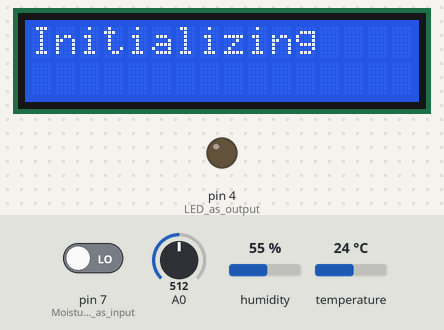
Simulated run of this sketch. Board: Arduino Uno, built with avr-gcc and run on an emulated ATmega328P. On the bench: 16×2 character LCD, output pins drawn as LEDs (lit = HIGH). The inputs (shaded band) are chosen by the test bench; at power-on: pin 7 (Moisture_sensor_as_input) LOW, A0 = 512, humidity 55 %, temperature 24 °C. Storage starts empty; the modem accepts every AT command (registered, SIM ready, sends succeed) and sends nothing else; what the sketch prints to the serial monitor is not drawn.

Above: at 0.1 s.
At 29.3 s:
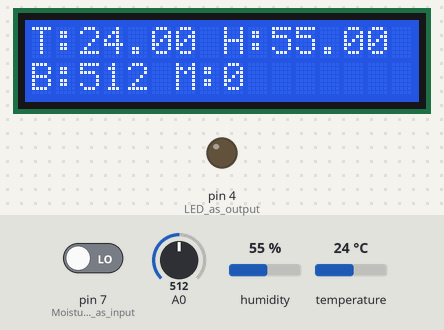

The sketch:

Environmental_Monitor.ino
```cpp
#include "DHT.h"
#include <Wire.h>
#include <LiquidCrystal_I2C.h>
#include <SPI.h>
#include <SD.h>
#include <SoftwareSerial.h>

#define DEBUG true

LiquidCrystal_I2C lcd(0x27, 16, 2);
DHT dht(9, DHT11);

const int chipSelect = 10;
String apiKey = "4DJN7QW9K2ZZR0YS";

SoftwareSerial ESP01(2, 3); // RX, TX

void setup() {
  pinMode(7, INPUT);    //Moisture sensor as input
  pinMode(4, OUTPUT);   //LED as output
  lcd.init();
  lcd.backlight();
  Serial.begin(9600);

  while (!Serial); // wait for Serial Monitor to open

  //Setting up SD Card
  Serial.print(F("Initializing SD card..."));
  lcd.setCursor(0, 0);
  lcd.print(F("Initializing"));

  ESP01.begin(9600);
  //Setup wifi module
  Serial.println();
  sendData(F("AT+RST\r\n"),2000,DEBUG);
  sendData(F("AT+CWMODE=1\r\n"),2000,DEBUG);
  sendData(F("AT+CWJAP=\"iPhone\",\"konopowa\"\r\n"),20000,DEBUG);
  sendData(F("AT+CIPMUX=0\r\n"),4000,DEBUG);

  if (!SD.begin(chipSelect)) {
    Serial.println(F("Card failed, or not present"));
    lcd.setCursor(0, 0);
    lcd.print(F("Card failed, or"));
    lcd.setCursor(0, 1);
    lcd.print(F("not present"));
    return;
  }
  Serial.println(F("card initialized."));
  dht.begin();
}

void loop() { //Start of Loop
  delay(1000);        // 5 seconds between samples
  lcd.setCursor(0, 0); //reset LCD

  File dataFile = SD.open("datalog.txt", FILE_WRITE); // use 8.3 file name

  //Initialize everything

  //Read Temperature & Humidity using DHT
  float h = dht.readHumidity();
  float t = dht.readTemperature();
  String humidityString = String(h);
  String temperatureString = String(t);
  String moistureString = "0";


  //Read from LDR
  int value = analogRead(A0);
  String brightnessString = String(value);

  Serial.println("Temp: " + temperatureString);
  Serial.println("Humi: " + humidityString);
  Serial.println("Brightness:" + brightnessString);

  lcd.print(F("T:")); //Temperature
  lcd.print(t);
  lcd.print(F(" H:"));//Humidity
  lcd.print(h);
  lcd.print(F("             "));
  lcd.setCursor (0, 1); //Go to the next line

  //LDR
  if (value < 40)
    digitalWrite(4, HIGH);
  else
    digitalWrite(4, LOW);
  lcd.print(F("B:"));//Brightness
  lcd.print(value);

  //Moisture Sensor
  if (digitalRead(7) == HIGH)
    moistureString = "1";
  else
    moistureString = "0";

  Serial.println("Moisture:" + moistureString);
  lcd.print(F(" M:"));
  lcd.print(moistureString);
  lcd.print(F("           "));
  Serial.println(F(" "));


  //Writing into DATALOG.TXT
  if (dataFile)
    dataFile.println("Temperature: " + temperatureString + " Humidity: " + humidityString + " Brightness:" + brightnessString + " Moisture:" + moistureString);
  dataFile.close(); //save the data at the end of one loop


  // Make TCP connection
  String cmd = F("AT+CIPSTART=\"TCP\",\"");
  cmd += F("184.106.153.149"); // Thingspeak.com's IP address
  cmd += F("\",80\r\n");
  sendData(cmd,4000,DEBUG);

  // Prepare GET string
  String getStr = "GET /update?api_key=";
  getStr += apiKey;
  getStr +="&field1=";
  getStr += temperatureString;
  getStr +="&field2=";
  getStr += humidityString;
  getStr +="&field3=";
  getStr += brightnessString;
  getStr +="&field4=";
  getStr += moistureString;
  getStr += "\r\n";

  // Send data length & GET string
  ESP01.print(F("AT+CIPSEND="));
  ESP01.println (getStr.length());
  //Serial.print(F("AT+CIPSEND="));
  //Serial.println (getStr.length());
  delay(500);
  if( ESP01.find( ">" ) )
  {
    //Serial.print(F(">"));
    sendData(getStr,4000,DEBUG);
  }

  // Close connection, wait a while before repeating...
  sendData(F("AT+CIPCLOSE"),18000,DEBUG); // thingspeak needs 15 sec delay between updates
  sendData(F("AT+RST\r\n"),2000,DEBUG);   // good habit to reset after every loop
}

String sendData(String command, const int timeout, boolean debug)
{
  String response = "";
  ESP01.print(command);
  long int time = millis();

  while ( (time + timeout) > millis())
  {
    while (ESP01.available())
    {
      // "Construct" response from ESP01 as follows
      // - this is to be displayed on Serial Monitor.
      char c = ESP01.read(); // read the next character.
      response += c;
    }
  }

  if (debug)
  {
    //Serial.print(response);
  }

  return (response);
}
```
